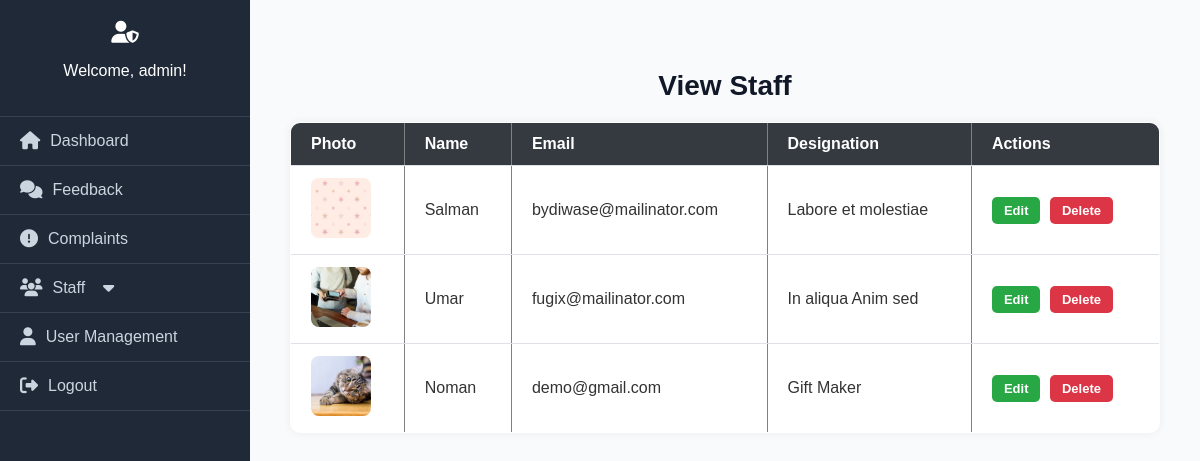
Page /View_staff.php (signed in) on the committed database.
### tables this page shows
CREATE TABLE `staff` (
  `id` int(11) NOT NULL,
  `name` varchar(100) NOT NULL,
  `email` varchar(100) DEFAULT NULL,
  `designation` varchar(100) DEFAULT NULL,
  `image` varchar(255) DEFAULT NULL,
  `active` tinyint(1) DEFAULT 1
);

### View_staff.php (the view, shortened to what this page needs)
<!DOCTYPE html>
<html lang="en">
<head>
    <link rel="stylesheet" href="admin_styles.css">
    <link rel="stylesheet" href="styles.css">
    <link rel="stylesheet" href="https://cdnjs.cloudflare.com/ajax/libs/font-awesome/6.5.0/css/all.min.css">
</head>
<body>
<div class="admin-wrapper">
    <aside class="admin-sidebar">
    <?php include 'sidebar.php'; ?>
    </aside>
    <main class="admin-main">
        <div class="admin-header">
        <div class="container">
      <h1>View Staff</h1>
<?php
include 'db.php';
$result = $conn->query("SELECT * FROM staff ORDER BY id DESC");
if ($result->num_rows > 0) {
    echo "<table border='1'     width: 100%; cellpadding='10' style='margin-top: 20px; border-collapse: collapse;'>";
    echo "<tr>
    <th>Photo</th>
    <th>Name</th>
    <th>Email</th>
    <th>Designation</th>
    <th>Actions</th>
  </tr>";
          while ($row = $result->fetch_assoc()) {
            echo "<tr>";
            echo "<td><img src='" . $row['image'] . "' width='80' height='80'></td>";
            echo "<td>" . htmlspecialchars($row['name']) . "</td>";
            echo "<td>" . htmlspecialchars($row['email']) . "</td>";
            echo "<td>" . htmlspecialchars($row['designation']) . "</td>";
            echo "<td class='action-buttons'>
                    <a href='edit_staff.php?id=" . $row['id'] . "' class='edit'>Edit</a>
                    <a href='delete_staff.php?id=" . $row['id'] . "' class='delete' onclick=\"return confirm('Are you sure you want to delete this staff?');\">Delete</a>
                  </td>";
            echo "</tr>";
        }
    echo "</table>";
} else {
    echo "<p>No staff records found.</p>";
}
?>
    </div>
</div>
    </main>
</body>
</html>

### sidebar.php (shortened to what this page needs)
<?php
$username = isset($_SESSION['admin_user']['username']) ? $_SESSION['admin_user']['username'] : 'Admin';
?>
<aside class="admin-sidebar">
    <div class="sidebar-header">
        <h2><i class="fas fa-user-shield"></i></h2>
        <p>Welcome, <?php echo htmlspecialchars($username); ?>!</p>
    </div>
    <ul class="sidebar-nav">
        <li><a href="admin_portal.php"><i class="fas fa-home"></i> Dashboard</a></li>
        <li><a href="feedback_view.php"><i class="fas fa-comments"></i> Feedback</a></li>
        <li><a href="complaint_view.php"><i class="fas fa-exclamation-circle"></i> Complaints</a></li>
   <li class="has-submenu">
    <a href="#" class="submenu-toggle">
        <i class="fas fa-users"></i> Staff &nbsp;  &nbsp;     <i class="fas fa-caret-down submenu-arrow"></i>
    </a>
</li>
<li><a href="create_user.php"><i class="fas fa-user"></i> User Management</a></li>
        <li><a href="logout.php"><i class="fas fa-sign-out-alt"></i> Logout</a></li>
    </ul>
</aside>

### admin_styles.css (style rules this page uses)
body { margin: 0; font-family: 'Segoe UI', sans-serif; background: #f4f6f8; color: #333; }
.admin-wrapper { display: flex; height: 100vh; }
.admin-sidebar { width: 250px; height: 100vh; background-color: #1f2937; color: #fff; display: flex; flex-direction: column; box-shadow: 2px 0 5px rgba(0, 0, 0, 0.1); }
.sidebar-header { text-align: center; padding: 20px 0; border-bottom: 1px solid #374151; }
.sidebar-header h2 { margin: 0; font-size: 22px; color: #fff; }
.sidebar-nav { list-style: none; padding: 0; margin: 0; }
.sidebar-nav li { border-bottom: 1px solid #374151; }
.sidebar-nav a { display: flex; align-items: center; padding: 15px 20px; color: #cbd5e0; text-decoration: none; transition: background 0.2s; }
.sidebar-nav a i { margin-right: 10px; font-size: 18px; }
.admin-main { flex-grow: 1; padding: 40px; background: #f9fafb; }
.admin-header h1 { font-size: 28px; margin-bottom: 10px; color: #111827; }

### styles.css (style rules this page uses)
body { font-family: Arial, sans-serif; margin: 0; padding: 0; background-color: #f4f4f4; color: #333; }
h1 { text-align: center; margin-top: 30px; color: #333; }
button, .action-buttons a { background-color: #4CAF50; color: white; padding: 12px 20px; border: none; border-radius: 4px; cursor: pointer; font-size: 14px; font-weight: 600; text-decoration: none; box-sizing: border-box; display: inline-block; transition: background-color 0.3s; }
table { width: 62%; border-collapse: collapse; margin-top: 30px; background-color: white; box-shadow: 0 0 10px rgba(0, 0, 0, 0.06); border-radius: 10px; overflow: hidden; margin: auto; }
th, td { padding: 12px 20px; text-align: left; }
th { background-color: #343a40; color: white; }
tr { border-bottom: 1px solid #dee2e6; }
td img { width: 60px; height: 60px; object-fit: cover; border-radius: 8px; }
.action-buttons a { padding: 6px 12px; margin-right: 5px; text-decoration: none; border-radius: 5px; font-size: 13px; font-weight: 600; display: inline-block; color: white; transition: 0.2s; }
.action-buttons .edit { background-color: #28a745; }
.action-buttons .delete { background-color: #dc3545; }

### View_staff.php (style rules this page uses)
table { width: 100%; border-collapse: collapse; margin-top: 30px; background-color: white; box-shadow: 0 0 10px rgba(0, 0, 0, 0.06); border-radius: 10px; overflow: hidden; margin: auto; }

### rows in the picture
staff: image (picture), name "Salman", email "bydiwase@mailinator.com", designation "Labore et molestiae"
staff: image (picture), name "Umar", email "fugix@mailinator.com", designation "In aliqua Anim sed"
staff: image (picture), name "Noman", email "demo@gmail.com", designation "Gift Maker"

### other values in the picture
$username "admin"
